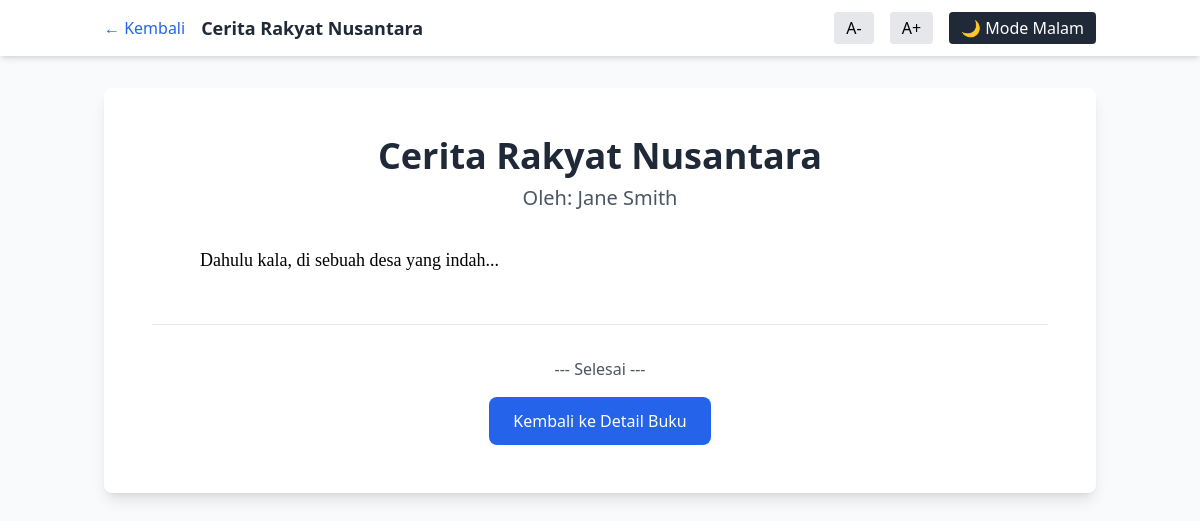
Page /read-book.php?id=2 on the committed database.
### tables this page shows
CREATE TABLE `books` (
  `id` int NOT NULL,
  `title` varchar(255) NOT NULL,
  `author` varchar(100) NOT NULL,
  `description` text,
  `cover_image` varchar(255) DEFAULT NULL,
  `content` text,
  `price` decimal(10,2) DEFAULT '0.00',
  `category_id` int DEFAULT NULL,
  `is_free` tinyint(1) DEFAULT '0',
  `created_at` timestamp NULL DEFAULT CURRENT_TIMESTAMP
);

### read-book.php (the view, shortened to what this page needs)
<?php
require_once 'config.php';
$book_id = isset($_GET['id']) ? (int)$_GET['id'] : 0;
$query = "SELECT * FROM books WHERE id = ?";
$stmt = mysqli_prepare($conn, $query);
mysqli_stmt_bind_param($stmt, "i", $book_id);
mysqli_stmt_execute($stmt);
$result = mysqli_stmt_get_result($stmt);
$book = mysqli_fetch_assoc($result);
?>
<!DOCTYPE html>
<html lang="id">
<head>
    <script src="https://cdn.tailwindcss.com"></script>
</head>
<body class="bg-gray-50">
    <div class="bg-white shadow-md sticky top-0 z-50">
        <div class="container mx-auto px-4 py-3 flex justify-between items-center">
            <div class="flex items-center space-x-4">
                <a href="book-detail.php?id=<?php echo $book['id']; ?>" class="text-blue-600 hover:text-blue-800">
                    ← Kembali
                </a>
                <h1 class="text-lg font-bold text-gray-800 truncate max-w-md">
                    <?php echo htmlspecialchars($book['title']); ?>
                </h1>
            </div>
            <div class="flex items-center space-x-4">
                <button onclick="decreaseFontSize()" class="px-3 py-1 bg-gray-200 rounded hover:bg-gray-300">A-</button>
                <button onclick="increaseFontSize()" class="px-3 py-1 bg-gray-200 rounded hover:bg-gray-300">A+</button>
                <button onclick="toggleNightMode()" id="nightModeBtn" class="px-3 py-1 bg-gray-800 text-white rounded hover:bg-gray-700">
                    🌙 Mode Malam
                </button>
            </div>
        </div>
    </div>
    <div class="container mx-auto px-4 py-8">
        <div class="bg-white rounded-lg shadow-lg p-8 md:p-12" id="readerContainer">
            <div class="text-center mb-8">
                <h1 class="text-4xl font-bold text-gray-800 mb-2"><?php echo htmlspecialchars($book['title']); ?></h1>
                <p class="text-xl text-gray-600">Oleh: <?php echo htmlspecialchars($book['author']); ?></p>
            </div>
            <div class="reading-content" id="bookContent">
                <?php echo nl2br(htmlspecialchars($book['content'])); ?>
            </div>
            <div class="mt-12 pt-8 border-t text-center">
                <p class="text-gray-600 mb-4">--- Selesai ---</p>
                <a href="book-detail.php?id=<?php echo $book['id']; ?>"
                   class="inline-block bg-blue-600 text-white px-6 py-3 rounded-lg hover:bg-blue-700">
                    Kembali ke Detail Buku
                </a>
            </div>
        </div>
    </div>
</body>
</html>

### read-book.php (style rules this page uses)
.reading-content { font-family: 'Georgia', serif; font-size: 18px; line-height: 1.8; max-width: 800px; margin: 0 auto; }

### rows in the picture
books: title "Cerita Rakyat Nusantara", author "Jane Smith", content "Dahulu kala, di sebuah desa yang indah..."
